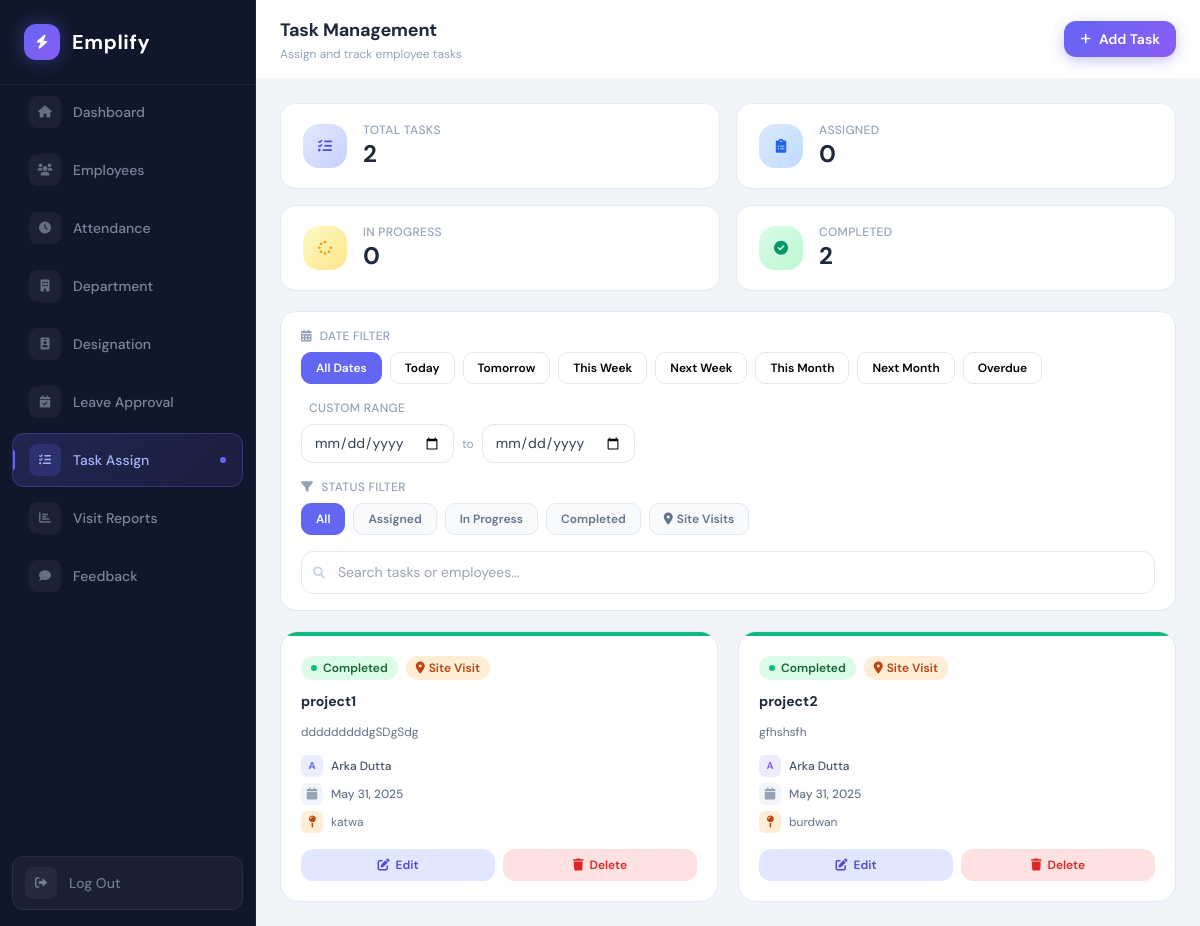
Page /admin/task_assign.php (signed in) on the earlier database version.
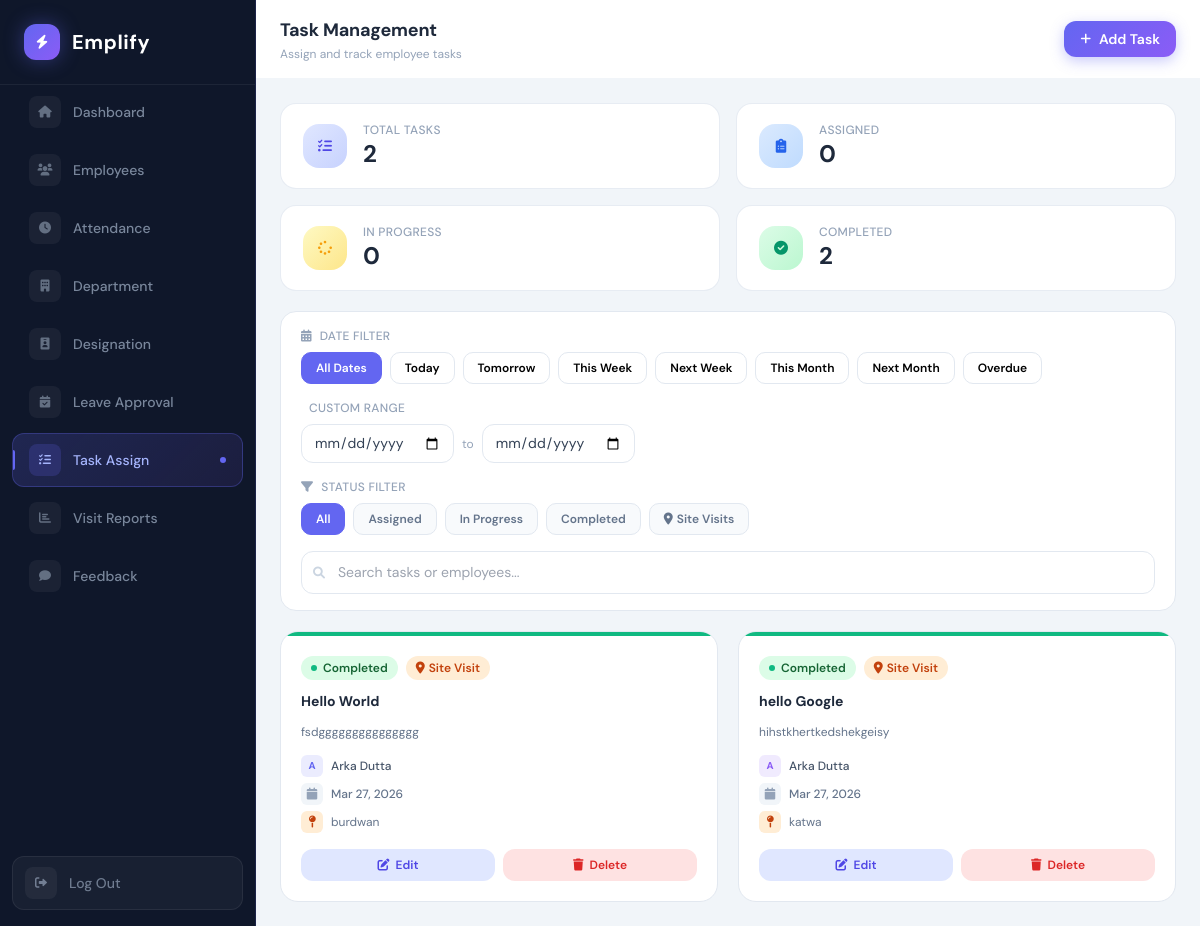
Same page on the later database version.
### tables this page shows
CREATE TABLE `task_assigned` (
  `task_id` int(11) NOT NULL,
  `emp_id` int(11) NOT NULL,
  `title` varchar(70) NOT NULL,
  `description` text DEFAULT NULL,
  `assign_date` date NOT NULL,
  `due_date` date DEFAULT NULL,
  `status` enum('Assigned','In Progress','Completed','Pending Review') DEFAULT 'Assigned',
  `report` text DEFAULT NULL,
  `file_upload` varchar(255) DEFAULT NULL,
  `report_submitted_on` datetime DEFAULT NULL,
  `is_site_visit` tinyint(1) DEFAULT 0,
  `location` varchar(255) DEFAULT NULL,
  `feedback` varchar(50) NOT NULL
);

CREATE TABLE `employee` (
  `emp_id` int(11) NOT NULL,
  `name` varchar(100) NOT NULL,
  `email` varchar(100) NOT NULL,
  `phone` varchar(15) DEFAULT NULL,
  `gender` enum('Male','Female','Other') DEFAULT NULL,
  `dob` date DEFAULT NULL,
  `address` text DEFAULT NULL,
  `dep_id` int(11) DEFAULT NULL,
  `desg_id` int(11) DEFAULT NULL,
  `image` text NOT NULL,
  `leave_balance` int(11) NOT NULL,
  `last_leave_reset` varchar(7) NOT NULL,
  `status` int(11) NOT NULL
);

### admin/task_assign.php (the view, shortened to what the changed rows need)
<?php
require_once '../config/db.php';
$tasks     = $conn->query("SELECT t.*, e.name as employee_name FROM task_assigned t JOIN employee e ON t.emp_id = e.emp_id ORDER BY t.due_date DESC")->fetch_all(MYSQLI_ASSOC);
?>
<!DOCTYPE html>
<html lang="en">
<head>
    <script src="https://cdn.tailwindcss.com"></script>
    <link rel="stylesheet" href="https://cdnjs.cloudflare.com/ajax/libs/font-awesome/6.0.0/css/all.min.css">
</head>
<body>
<?php include('../includes/sidebar.php'); ?>
<div class="main-area">
    <div class="flex items-center justify-between px-6 py-4 bg-white"
         style="border-bottom: 1px solid #f1f5f9; min-height: 64px;">
        <div>
            <h1 class="text-lg font-bold text-slate-800" style="letter-spacing: -0.2px;">Task Management</h1>
        </div>
    </div>
    <div class="flex-1 overflow-y-auto p-6 space-y-5">
        <?php if (empty($tasks)): ?>
        <div class="flex flex-col items-center justify-center py-20">
            <div class="w-16 h-16 rounded-2xl flex items-center justify-center mb-4"
                 style="background:#f1f5f9;">
                <i class="fas fa-tasks text-slate-300 text-2xl"></i>
            </div>
            <p class="text-slate-400 font-medium">No tasks yet</p>
            <p class="text-slate-300 text-sm mt-1">Click "Add Task" to assign a task to an employee</p>
        </div>
        <?php else: ?>
        <div class="grid grid-cols-1 sm:grid-cols-2 xl:grid-cols-3 gap-5" id="taskGrid">
            <?php
            $status_cfg = [
                'assigned'    => ['bg'=>'#dbeafe','color'=>'#1e40af','dot'=>'#3b82f6'],
                'in progress' => ['bg'=>'#fef9c3','color'=>'#92400e','dot'=>'#f59e0b'],
                'completed'   => ['bg'=>'#dcfce7','color'=>'#166534','dot'=>'#10b981'],
            ];
            $avatar_colors = ['#6366f1','#8b5cf6','#ec4899','#f59e0b','#10b981','#3b82f6','#f97316'];
            foreach ($tasks as $i => $task):
                $status  = strtolower(trim($task['status']));
                $scfg    = $status_cfg[$status] ?? ['bg'=>'#f1f5f9','color'=>'#64748b','dot'=>'#94a3b8'];
                $acolor  = $avatar_colors[$i % count($avatar_colors)];
                $initial = strtoupper(substr($task['employee_name'], 0, 1));
                $is_over = strtotime($task['due_date']) < strtotime('today') && $status !== 'completed';
                $due_date = $task['due_date'];
            ?>
            <div class="task-card"
                 data-status="<?php echo $status; ?>"
                 data-sitevisit="<?php echo $task['is_site_visit']; ?>"
                 data-due-date="<?php echo $due_date; ?>"
                 data-search="<?php echo strtolower(htmlspecialchars($task['title'].' '.$task['employee_name'].' '.$task['description'])); ?>">
                <div class="h-1 w-full" style="background:<?php echo $scfg['dot']; ?>;"></div>
                <div class="p-5 flex flex-col flex-1 gap-3">
                    <div class="flex items-center gap-2 flex-wrap">
                        <span class="inline-flex items-center gap-1.5 text-xs font-semibold px-2.5 py-1 rounded-full"
                              style="background:<?php echo $scfg['bg']; ?>; color:<?php echo $scfg['color']; ?>;">
                            <span class="w-1.5 h-1.5 rounded-full" style="background:<?php echo $scfg['dot']; ?>;<?php echo $status==='in progress'?'animation:pulse 1.5s infinite;':'' ?>"></span>
                            <?php echo ucwords($status); ?>
                        </span>
                        <?php if ($task['is_site_visit']): ?>
                        <span class="inline-flex items-center gap-1 text-xs font-semibold px-2.5 py-1 rounded-full"
                              style="background:#ffedd5; color:#c2410c;">
                            <i class="fas fa-map-marker-alt text-xs"></i> Site Visit
                        </span>
                        <?php endif; ?>
                    </div>
                    <h3 class="font-bold text-slate-800 text-sm leading-snug">
                        <?php echo htmlspecialchars($task['title']); ?>
                    </h3>
                    <?php if ($task['description']): ?>
                    <p class="text-xs text-slate-500 leading-relaxed line-clamp-2">
                        <?php echo htmlspecialchars($task['description']); ?>
                    </p>
                    <?php endif; ?>
                    <div class="space-y-1.5 mt-auto">
                        <div class="flex items-center gap-2">
                            <div style="width:22px;height:22px;border-radius:6px;background:<?php echo $acolor; ?>20;color:<?php echo $acolor; ?>;display:flex;align-items:center;justify-content:center;font-size:10px;font-weight:700;flex-shrink:0;">
                                <?php echo $initial; ?>
                            </div>
                            <span class="text-xs text-slate-600 font-medium"><?php echo htmlspecialchars($task['employee_name']); ?></span>
                        </div>
                        <div class="flex items-center gap-2">
                            <div style="width:22px;height:22px;border-radius:6px;background:<?php echo $is_over?'#fee2e2':'#f1f5f9'; ?>;display:flex;align-items:center;justify-content:center;flex-shrink:0;">
                                <i class="fas fa-calendar text-xs" style="color:<?php echo $is_over?'#dc2626':'#94a3b8'; ?>;"></i>
                            </div>
                            <span class="text-xs font-medium due-date-text" style="color:<?php echo $is_over?'#dc2626':'#64748b'; ?>;">
                                <?php echo date('M d, Y', strtotime($task['due_date'])); ?>
                            </span>
                        </div>
                        <?php if ($task['is_site_visit'] && $task['location']): ?>
                        <div class="flex items-center gap-2">
                            <div style="width:22px;height:22px;border-radius:6px;background:#ffedd5;display:flex;align-items:center;justify-content:center;flex-shrink:0;">
                                <i class="fas fa-map-pin text-xs" style="color:#c2410c;"></i>
                            </div>
                            <span class="text-xs text-slate-500 truncate"><?php echo htmlspecialchars($task['location']); ?></span>
                        </div>
                        <?php endif; ?>
                    </div>
                    <div class="flex gap-2 pt-1">
                        <button onclick="openEditModal(<?php echo $task['task_id']; ?>)"
                                class="flex-1 inline-flex items-center justify-center gap-1.5 text-xs font-semibold py-2 rounded-xl transition-all"
                                style="background:#e0e7ff; color:#4f46e5;"
                                onmouseover="this.style.background='#c7d2fe'"
                                onmouseout="this.style.background='#e0e7ff'">
                            <i class="fas fa-edit text-xs"></i> Edit
                        </button>
                        <button onclick="deleteTask(<?php echo $task['task_id']; ?>)"
                                class="flex-1 inline-flex items-center justify-center gap-1.5 text-xs font-semibold py-2 rounded-xl transition-all"
                                style="background:#fee2e2; color:#dc2626;"
                                onmouseover="this.style.background='#fecaca'"
                                onmouseout="this.style.background='#fee2e2'">
                            <i class="fas fa-trash text-xs"></i> Delete
                        </button>
                    </div>
                </div>
            </div>
            <?php endforeach; ?>
        </div>
        <?php endif; ?>
    </div>
</div>
</body>
</html>

### includes/sidebar.php (shortened to what the changed rows need)
<div id="sidebar"
     class="fixed top-0 left-0 h-screen w-64 transform -translate-x-full lg:translate-x-0 transition-transform duration-300 z-50 flex flex-col overflow-hidden"
     style="background: #0f172a; border-right: 1px solid rgba(99,102,241,0.15);">
    <nav class="flex flex-col px-3 space-y-1 flex-1 overflow-y-auto" style="scrollbar-width: none; -ms-overflow-style: none;">
        <?php
        $nav_items = [
            ['href' => 'dashboard.php',      'icon' => 'fa-home',          'label' => 'Dashboard'],
            ['href' => 'employees.php',      'icon' => 'fa-users',         'label' => 'Employees'],
            ['href' => 'attendance.php',     'icon' => 'fa-clock',         'label' => 'Attendance'],
            ['href' => 'department.php',     'icon' => 'fa-building',      'label' => 'Department'],
            ['href' => 'designation.php',    'icon' => 'fa-id-badge',      'label' => 'Designation'],
            ['href' => 'leave_approval.php', 'icon' => 'fa-calendar-check','label' => 'Leave Approval'],
            ['href' => 'task_assign.php',    'icon' => 'fa-tasks',         'label' => 'Task Assign'],
            ['href' => 'visit-reports.php',  'icon' => 'fa-chart-bar',     'label' => 'Visit Reports'],
            ['href' => 'admin_feedback.php', 'icon' => 'fa-comment',       'label' => 'Feedback'],
        ];
        $current = basename($_SERVER['PHP_SELF']);
        foreach ($nav_items as $item):
            $active = $current === $item['href'];
        ?>
        <a href="<?php echo $item['href']; ?>"
           class="sidebar-nav-link flex items-center gap-3 px-4 py-2.5 rounded-xl text-sm font-medium transition-all duration-200 relative"
           data-active="<?php echo $active ? 'true' : 'false'; ?>"
           style="
               <?php if ($active): ?>
                   background: linear-gradient(135deg, rgba(99,102,241,0.2), rgba(139,92,246,0.1));
                   color: #a5b4fc;
                   border: 1px solid rgba(99,102,241,0.3);
               <?php else: ?>
                   color: rgba(148,163,184,0.8);
                   border: 1px solid transparent;
               <?php endif; ?>
           ">
            <?php if ($active): ?>
            <div class="absolute left-0 top-1/2 -translate-y-1/2 w-0.5 h-5 rounded-r-full" style="background: #6366f1;"></div>
            <?php endif; ?>
            <div class="w-8 h-8 rounded-lg flex items-center justify-center flex-shrink-0"
                 style="background: <?php echo $active ? 'rgba(99,102,241,0.2)' : 'rgba(255,255,255,0.05)'; ?>;">
                <i class="fas <?php echo $item['icon']; ?> text-xs"
                   style="color: <?php echo $active ? '#a5b4fc' : 'rgba(148,163,184,0.6)'; ?>;"></i>
            </div>
            <span><?php echo $item['label']; ?></span>
            <?php if ($active): ?>
            <div class="ml-auto w-1.5 h-1.5 rounded-full" style="background: #6366f1;"></div>
            <?php endif; ?>
        </a>
        <?php endforeach; ?>
    </nav>
</div>

Differences in the rows shown:
removed task_assigned: status "Completed", is_site_visit 1 (drawn), title "project1", description "dddddddddgSDgSdg", emp.name "A", emp.name "Arka Dutta", due_date "May 31, 2025", location "katwa"
removed task_assigned: status "Completed", is_site_visit 1 (drawn), title "project2", description "gfhshsfh", emp.name "A", emp.name "Arka Dutta", due_date "May 31, 2025", location "burdwan"
added task_assigned: status "Completed", is_site_visit 1 (drawn), title "Hello World", description "fsdggggggggggggggg", emp.name "A", emp.name "Arka Dutta", due_date "Mar 27, 2026", location "burdwan"
added task_assigned: status "Completed", is_site_visit 1 (drawn), title "hello Google", description "hihstkhertkedshekgeisy", emp.name "A", emp.name "Arka Dutta", due_date "Mar 27, 2026", location "katwa"
